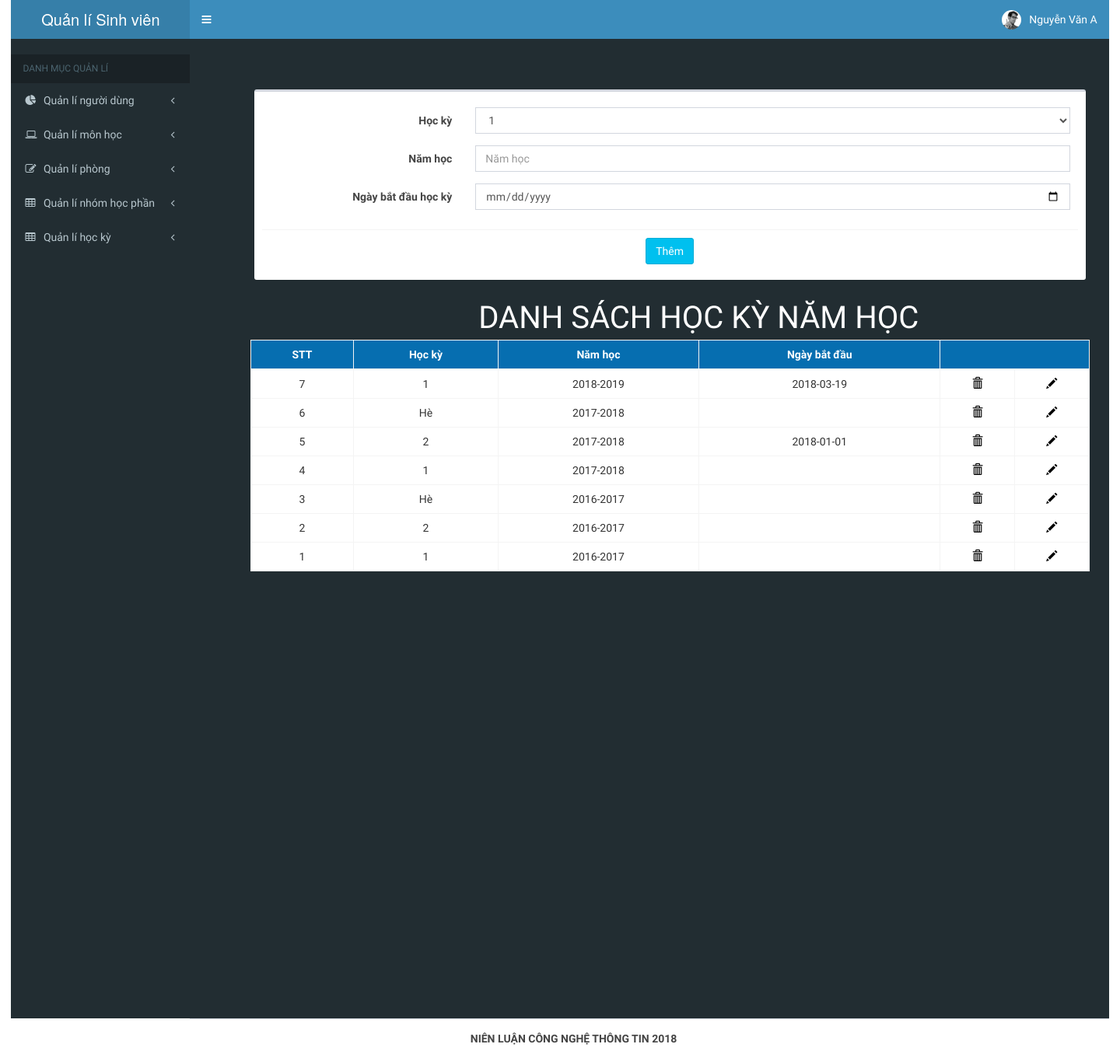
Page /iot/ql_index.php?khoatrang=hocky_namhoc (signed in) on the earlier database version.
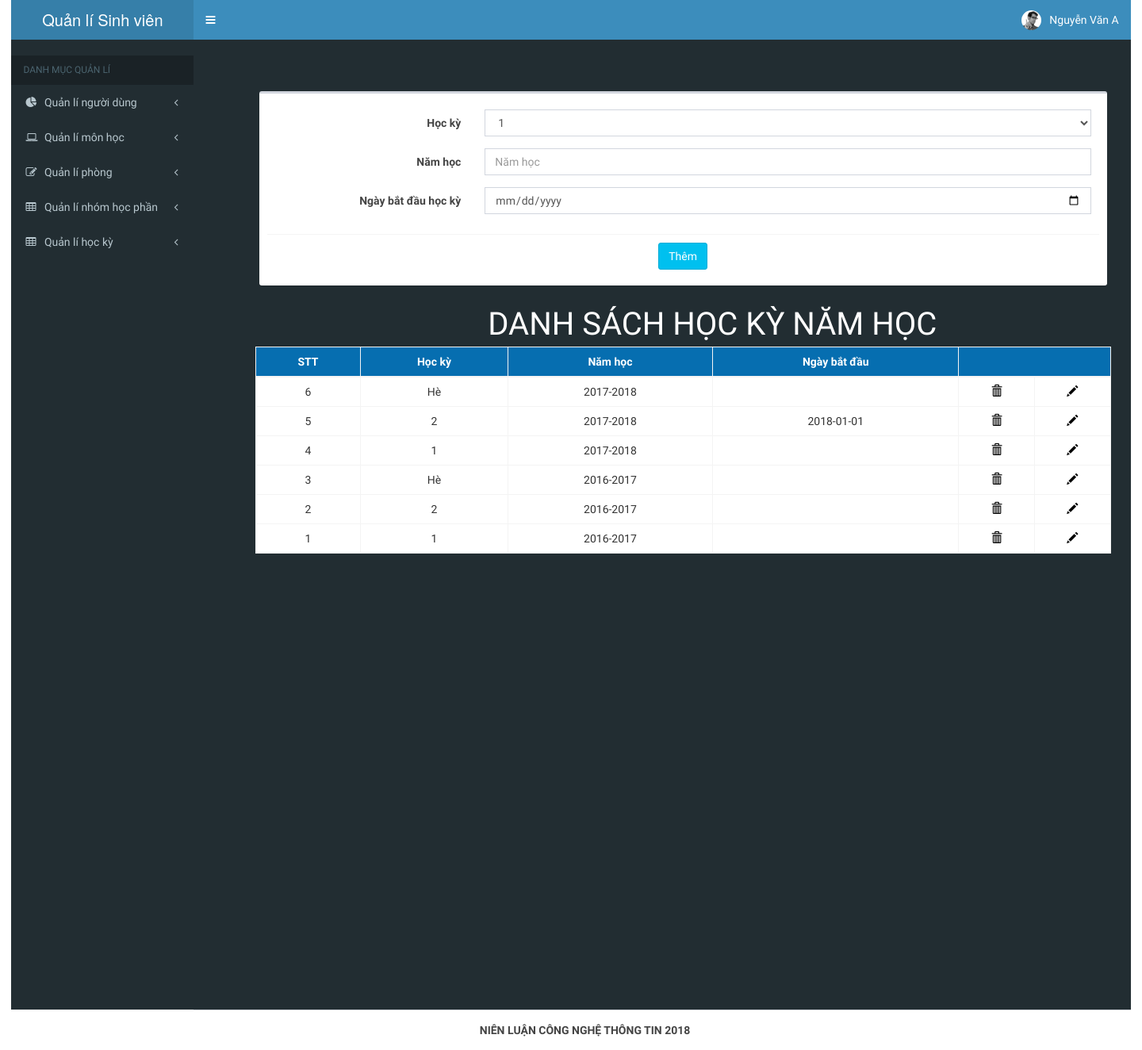
Same page on the later database version.
### tables this page shows
CREATE TABLE `hocky_namhoc` (
  `ID_HKNH` decimal(5,0) NOT NULL,
  `HOCKY` varchar(3) DEFAULT NULL,
  `NAMHOC` varchar(10) DEFAULT NULL,
  `NGAY_BD_HK` date DEFAULT NULL
);

### iot/ds_hocky_namhoc.php (the view, shortened to what this page needs)
<div>
    <section >
      <div style="padding-top: 50px">
        <div class="col-xs-12">
          <div class="box">
            <div class="box-header" style="text-align: center">
              <form class="form-horizontal" method="post" name="form_them_hknh" action="controller/them_hknh.php">
                <div class="box-body">
                  <div class="form-group">
                    <label for="hocky" class="col-sm-3 control-label">Học kỳ</label>
                    <div class="col-sm-9">
                      <select class="form-control" name="hocky">
                        <?php
                          if(isset($_GET['hocky'])){
                            if($_GET['hocky']=='1'){
                              echo "<option value='1' selected>1</option>
                                    <option value='2'>2</option>
                                    <option value='Hè''>Hè</option>";
                            }
                            if($_GET['hocky']=='2'){
                              echo "<option value='1'>1</option>
                                    <option value='2' selected>2</option>
                                    <option value='Hè''>Hè</option>";
                            }
                            if($_GET['hocky']=='Hè'){
                              echo "<option value='1'>1</option>
                                    <option value='2'>2</option>
                                    <option value='Hè' selected>Hè</option>";
                            }
                          }
                          else{
                            echo "<option value='1'>1</option>
                                  <option value='2'>2</option>
                                  <option value='Hè'>Hè</option>";
                        	}
                        ?>
                      </select>
                    </div>
                  </div>
                  <div class="form-group">
                    <label for="namhoc" class="col-sm-3 control-label">Năm học</label>
                    <div class="col-sm-9">
                    	<input type="text" class="form-control" name="namhoc" placeholder="Năm học">
                    </div>
                  </div>
                  <div class="form-group">
                    <label for="ngay_bd_hk" class="col-sm-3 control-label">Ngày bắt đầu học kỳ</label>
                    <div class="col-sm-9">
                    	<input type="date" class="form-control" name="ngay_bd_hk" placeholder="Ngày bắt đầu học kỳ">
                    </div>
                  </div>
                </div>
                <div class="box-footer" style="text-align: center">
                  <button type="button" class="btn btn-info pull-center" style="text-align: center" onclick="testThemHKNH()">
                    Thêm
                  </button>
                </div>
              </div>
            </div>
				<span class="box-title" style="font-size:40px; margin-left: 27%; color: white">DANH SÁCH HỌC KỲ NĂM HỌC</span>
            </div>
            <div class="box-body" >
              <table id="example2" class="table table-bordered table-hover">
                <thead style="background-color: #066EB0; color: white; text-align-last: center">
                  <tr>
                    <th>STT</th>
                    <th>Học kỳ</th>
                    <th>Năm học</th>
                    <th>Ngày bắt đầu</th>
                    <th colspan="2"></th>
                  </tr>
                </thead>
                <tbody align="center" style="background-color: white">
                  <?php
                      require_once("lib/connect.php");
                      $sql= "SELECT * FROM hocky_namhoc order by ID_HKNH DESC";
                      $query = mysqli_query($conn,$sql);
                      while($row = mysqli_fetch_array($query)){
                        echo "<tr>";
                        echo "<td>".$row['ID_HKNH']."</td>";
                        echo "<td>".$row['HOCKY']."</td>";
                        echo "<td>".$row['NAMHOC']."</td>";
                        echo "<td>".$row['NGAY_BD_HK']."</td>";
                        echo "<td class='ghichu' title='Xóa' onclick='xoaHKNH(".$row['ID_HKNH'].")'>
                                <i class='glyphicon glyphicon-trash'></i>
                              </td>
                              <td class='ghichu' title='Cập nhật' onclick='suaHKNH(".$row['ID_HKNH'].")'>
                                <i class='glyphicon glyphicon-pencil'></i>
                              </td>";
                        echo "</tr>";
                      }
                  ?>
                </tbody>
              </table>
            </div>
          </div>
        </div>
      </div>
  </div>

### iot/ql_index.php (shortened to what this page needs)
<!DOCTYPE html>
<html>
<head>
  <link rel="stylesheet" href="bootstrap/css/bootstrap.min.css">
  <link rel="stylesheet" href="https://cdnjs.cloudflare.com/ajax/libs/font-awesome/4.5.0/css/font-awesome.min.css">
  <link rel="stylesheet" href="dist/css/AdminLTE.min.css">
  <link rel="stylesheet" href="dist/css/skins/_all-skins.min.css">
  <link rel="stylesheet" href="plugins/iCheck/flat/blue.css">
  <link rel="stylesheet" href="plugins/morris/morris.css">
  <link rel="stylesheet" href="plugins/jvectormap/jquery-jvectormap-1.2.2.css">
  <link rel="stylesheet" href="plugins/datepicker/datepicker3.css">
  <link rel="stylesheet" href="plugins/daterangepicker/daterangepicker-bs3.css">
  <link rel="stylesheet" href="plugins/bootstrap-wysihtml5/bootstrap3-wysihtml5.min.css">
  <link rel="stylesheet" type="text/css" href="css/style.css">
</head>
<body class="hold-transition skin-blue sidebar-mini" style="width: 98%; margin-left: 1%">
<div class="wrapper">
  <header class="main-header">
    <a href="index2.html" class="logo">
      <span class="logo-lg">Quản lí Sinh viên</span>
    </a>
    <nav class="navbar navbar-static-top">
      <a href="#" class="sidebar-toggle" data-toggle="offcanvas" role="button">
      </a>
      <div class="navbar-custom-menu">
        <ul class="nav navbar-nav">
          <li class="dropdown messages-menu">
            <a href="#" class="dropdown-toggle" data-toggle="dropdown">
			  </a>
          <li class="dropdown user user-menu">
            <a href="#" class="dropdown-toggle" data-toggle="dropdown">
              <img src="dist/img/user2-160x160.jpg" class="user-image" alt="User Image">
              <span class="hidden-xs"><?php echo $_SESSION['hoten']; ?></span>
            </a>
          </li>
			</li>
        </ul>
      </div>
    </nav>
  </header>
  <aside class="main-sidebar">
    <section class="sidebar">
      <div class="user-panel">
      </div>
      <ul class="sidebar-menu">
        <li class="header">DANH MỤC QUẢN LÍ</li>
        <li class="treeview">
          <a href="?khoatrang=nguoidung_danhsach">
            <i class="fa fa-pie-chart"></i>
            <span>Quản lí người dùng</span>
            <i class="fa fa-angle-left pull-right"></i>
          </a>
        </li>
        <li class="treeview">
          <a href="?khoatrang=monhoc_danhsach">
            <i class="fa fa-laptop"></i>
            <span>Quản lí môn học</span>
            <i class="fa fa-angle-left pull-right"></i>
          </a>
        </li>
        <li class="treeview">
          <a href="?khoatrang=phonghoc_danhsach">
            <i class="fa fa-edit"></i> <span>Quản lí phòng</span>
            <i class="fa fa-angle-left pull-right"></i>
          </a>
        </li>
        <li class="treeview">
          <a href="?khoatrang=nhomhocphan_danhsach">
            <i class="fa fa-table"></i> <span>Quản lí nhóm học phần</span>
            <i class="fa fa-angle-left pull-right"></i>
          </a>
        </li>
        <li class="treeview">
          <a href="?khoatrang=hocky_namhoc">
            <i class="fa fa-table"></i> <span>Quản lí học kỳ</span>
            <i class="fa fa-angle-left pull-right"></i>
          </a>
        </li>
			</ul>
  </aside>
  <div class="content-header" style="margin-left: 20%; margin-bottom:40%;">
    <?php
  	  if(isset($_GET['khoatrang'])){
  		  $khoa = $_GET['khoatrang'];
  		  if($khoa=='nguoidung_danhsach') include_once('ds_taikhoan.php');
  		  else if($khoa=='themtaikhoan') include_once('ds_taikhoan_them.php');
        else if($khoa=='capnhattaikhoan') include_once('ds_taikhoan_capnhat.php');
  		  else if($khoa=='monhoc_danhsach') include_once('ds_monhoc.php');
  		  else if($khoa=='monhoc_them') include_once('ds_monhoc_them.php');
        else if($khoa=='capnhatmonhoc') include_once('ds_monhoc_capnhat.php');
  		  else if($khoa=='phonghoc_danhsach') include_once('ds_phonghoc.php');
  		  else if($khoa=='phonghoc_them') include_once('ds_phonghoc_them.php');
        else if($khoa=='capnhatphonghoc') include_once('ds_phonghoc_capnhat.php');
  		  else if($khoa=='nhomhocphan_danhsach') include_once('ds_nhomhocphan.php');
  		  else if($khoa=='nhomhocphan_them') include_once('ds_nhomhocphan_them.php');
        else if($khoa=='nhomhocphan_sua') include_once('ds_nhomhocphan_sua.php');
        else if($khoa=='nhomhocphan_xem') include_once('ds_nhomhocphan_xem.php');
        else if($khoa=='khoa_danhsach') include_once('ds_khoa.php');
        else if($khoa=='khoa_them') include_once('ds_khoa_them.php');
        else if($khoa=='capnhatkhoa') include_once('ds_khoa_capnhat.php');
        else if($khoa=='nganh_danhsach') include_once('ds_nganh.php');
        else if($khoa=='nganh_them') include_once('ds_nganh_them.php');
        else if($khoa=='capnhatnganh') include_once('ds_nganh_capnhat.php');
        else if($khoa=='chuongtrinhdaotao_danhsach') include_once('ds_chuongtrinhdaotao.php');
        else if($khoa=='chuongtrinhdaotao_them') include_once('ds_chuongtrinhdaotao_them.php');
        else if($khoa=='lop_danhsach') include_once('ds_lop.php');
        else if($khoa=='lop_them') include_once('ds_lop_them.php');
        else if($khoa=='hocky_namhoc') include_once('ds_hocky_namhoc.php');
        else if($khoa=='capnhat_hocky_namhoc') include_once('ds_hocky_namhoc_capnhat.php');
		else if($khoa=='ql_thongtin') include_once('ql_thongtin.php');
		else if($khoa=='ql_doimatkhau') include_once('ql_doimatkhau.php');
  	  }
	  ?>
  <footer class="main-footer">
    <div style=" margin-left: 30%;"><strong>NIÊN LUẬN CÔNG NGHỆ THÔNG TIN 2018</strong></div>
  </footer>
</body>
</html>

### iot/css/style.css (style rules this page uses)
.ghichu { color: black; cursor: pointer; }

Differences in the rows shown:
removed hocky_namhoc: ID_HKNH "7", HOCKY "1", NAMHOC "2018-2019", NGAY_BD_HK "2018-03-19"
